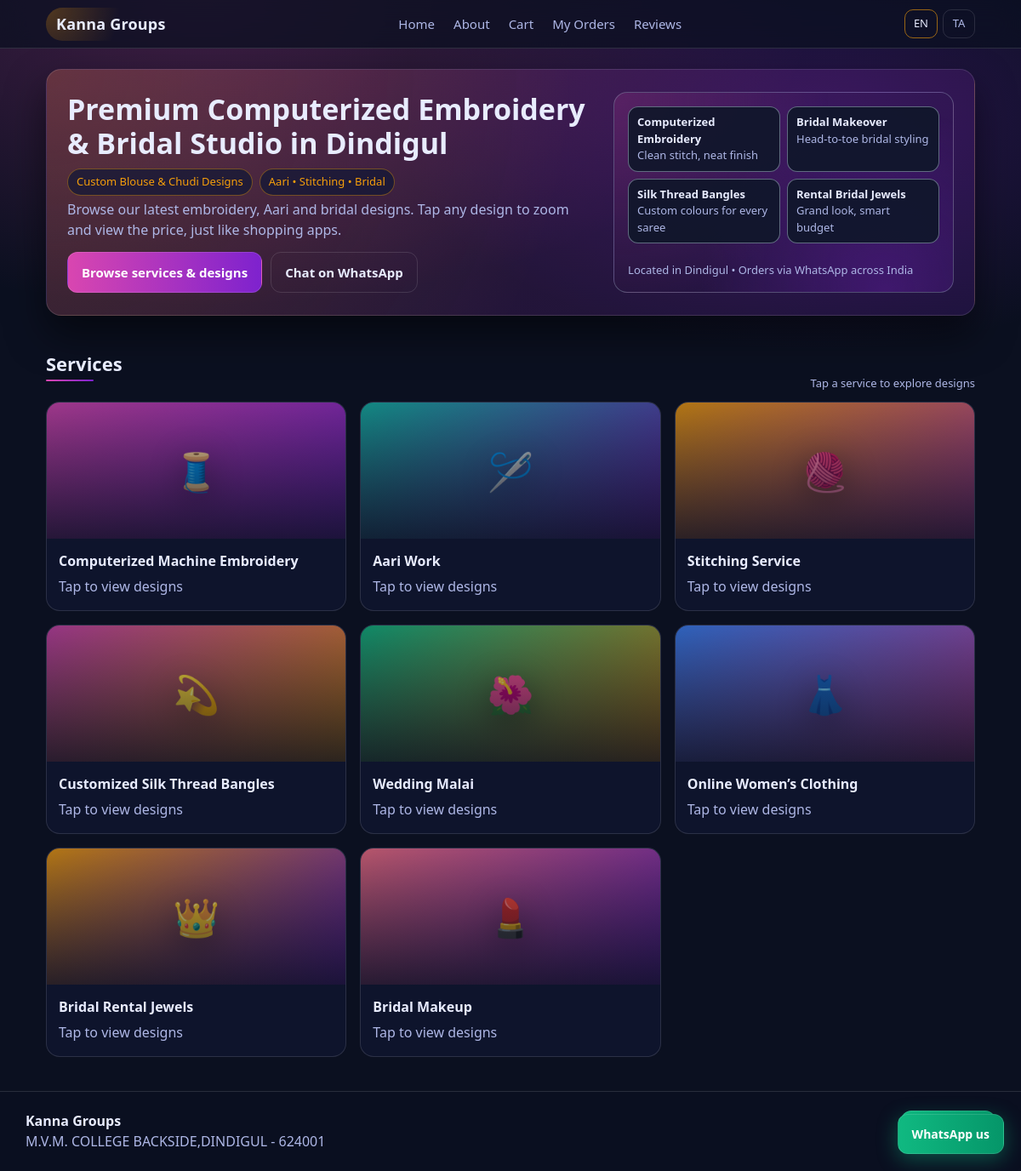
Before: / with the older database file.
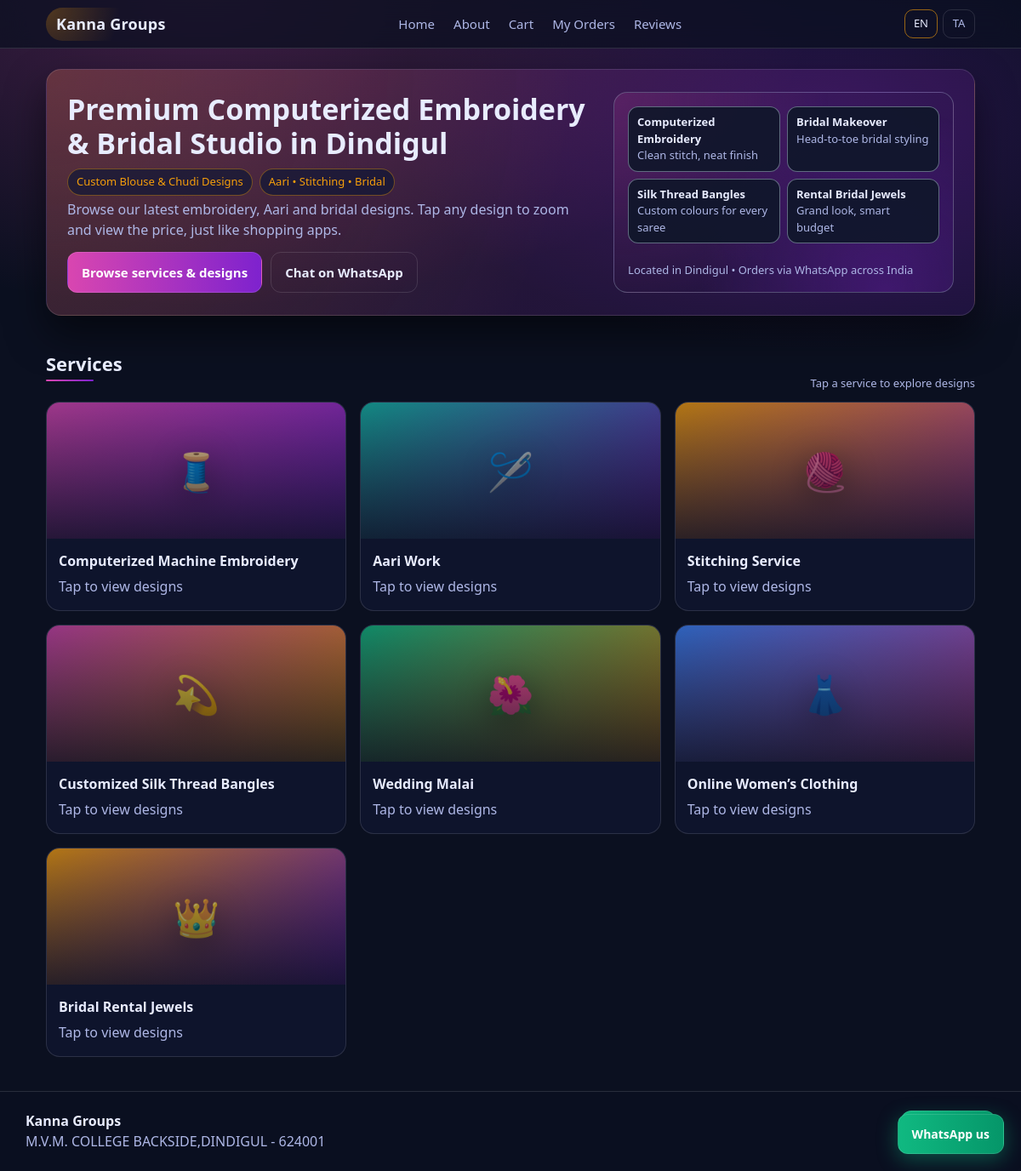
After: the same page with the newer database file.
### app/models.py (models this page shows, shortened)
class Service(db.Model):
    __tablename__ = "service"
    id = db.Column(db.Integer, primary_key=True)
    slug = db.Column(db.String(64), unique=True, nullable=False, index=True)
    name_en = db.Column(db.String(128), nullable=False)
    name_ta = db.Column(db.String(128), nullable=False)
    created_at = db.Column(db.DateTime(timezone=True), default=_utcnow, nullable=False)
    designs = db.relationship("Design", backref="service", lazy=True,
                              cascade="all, delete-orphan")

### app/routes/public.py (the view)
@bp.get("/")
def home():
    services = Service.query.order_by(Service.id.asc()).all()
    return render_template(
        "shop/home.html",
        services=services,
        lang=_lang(),
        business_name=get_setting("business_name", "Kanna Groups"),
        whatsapp=get_setting("whatsapp_number", "+919344272890"),
        location=get_setting("location", ""),
    )

### app/models.py (called while the page is built)
def get_setting(key: str, default: str = "") -> str:
    s = Setting.query.filter_by(key=key).first()
    return s.value if s else default

### app/routes/public.py (called while the page is built)
def _lang() -> str:
    lang = request.args.get("lang", "en").lower()
    return "ta" if lang == "ta" else "en"

### app/templates/shop/home.html (shortened to what the changed rows need)
{% extends "base.html" %}
{% block content %}
  <section class="hero">
    <div class="hero-card">
      <div>
        <h1>
          {% if lang == 'en' %}
            Premium Computerized Embroidery & Bridal Studio in Dindigul
          {% else %}
            திண்டுக்கல் பிரீமியம் எம்பிராய்டரி & மணமகள் ஸ்டூடியோ
          {% endif %}
        </h1>
      </div>
    </div>
  </section>
  <section class="section">
    <div class="section-header">
      <h2 class="section-title">{{ 'Services' if lang=='en' else 'சேவைகள்' }}</h2>
    </div>
    <div class="grid">
      {% for s in services %}
        <a class="svc-card" href="{{ url_for('public.service_detail', slug=s.slug, lang=lang) }}">
          <div class="svc-img svc-{{ s.slug|replace('-', '_') }}">
            <div class="svc-overlay">
              <div class="svc-icon">
                {% if s.slug == 'embroidery' %}🧵{% elif s.slug == 'aari' %}🪡{% elif s.slug == 'stitching' %}🧶{% elif s.slug == 'bangles' %}💫{% elif s.slug == 'malai' %}🌺{% elif s.slug == 'womens-clothing' %}👗{% elif s.slug == 'rental-jewels' %}👑{% elif s.slug == 'bridal-makeup' %}💄{% else %}✨{% endif %}
              </div>
            </div>
          </div>
          <div class="svc-body">
            <div class="card-title">{{ s.name_en if lang=='en' else s.name_ta }}</div>
            <div class="muted">{{ 'Tap to view designs' if lang=='en' else 'டிசைன்களை பார்க்க' }}</div>
          </div>
        </a>
      {% endfor %}
    </div>
  </section>
{% endblock %}

Changed rows visible on the page:
removed Service: name_en "Bridal Makeup", value "Tap to view designs"
